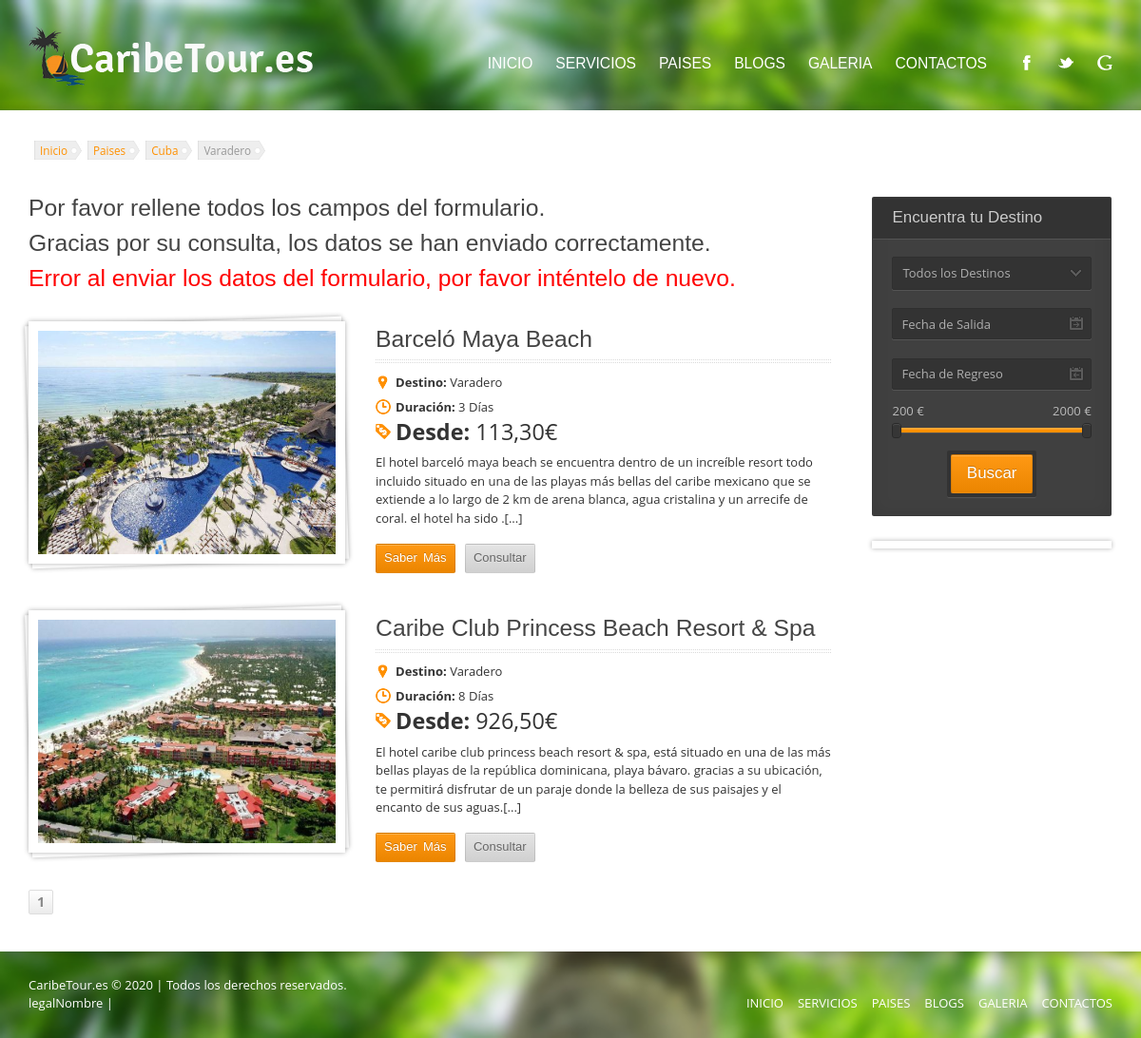
/paises/cuba/varadero, run on the app's committed database.
### tables this page shows
CREATE TABLE IF NOT EXISTS `categorias` (
  `idCategoria` int(11) NOT NULL AUTO_INCREMENT,
  `idCategoriaPadre` int(11) NOT NULL DEFAULT '0',
  `nombre` varchar(50) NOT NULL,
  `slug` varchar(50) NOT NULL,
  `descripcion` text,
  `idEstado` int(11) NOT NULL,
  `srcImagen` varchar(255) DEFAULT NULL,
  PRIMARY KEY (`idCategoria`)
);

CREATE TABLE IF NOT EXISTS `producto_fecha_ref` (
  `idProductoFechaRef` int(11) NOT NULL AUTO_INCREMENT,
  `idProducto` int(11) NOT NULL,
  `idFechaSalida` int(11) DEFAULT NULL,
  `idFechaVuelta` int(11) DEFAULT NULL,
  `precioProveedor` double DEFAULT NULL,
  `comision` int(11) DEFAULT NULL,
  PRIMARY KEY (`idProductoFechaRef`)
);

CREATE TABLE IF NOT EXISTS `productos` (
  `idProducto` int(11) NOT NULL AUTO_INCREMENT,
  `nombre` varchar(100) NOT NULL,
  `imagen` varchar(255) DEFAULT NULL,
  `descripcion` text,
  `slug` varchar(100) DEFAULT NULL,
  `itinerario` text,
  `incluye` text,
  `metaDescripcion` text,
  `metaKeyWords` varchar(255) DEFAULT NULL,
  `idCategoria` int(11) NOT NULL,
  `idTipo` int(11) NOT NULL,
  `idEstado` int(11) NOT NULL,
  `idProveedor` int(11) NOT NULL,
  `stock` int(11) DEFAULT NULL,
  `esOferta` tinyint(4) DEFAULT '0',
  `fechaAlta` timestamp NOT NULL DEFAULT CURRENT_TIMESTAMP,
  `fechaUpdate` timestamp NULL DEFAULT NULL ON UPDATE CURRENT_TIMESTAMP,
  PRIMARY KEY (`idProducto`)
);

### vista/frontend/categoria-hija.php (the view, shortened to what the rows shown need)
<?php
require_once "../../AutoLoader/autoLoader.php";
$slugCat = $_GET['slugCat'] ?? "";
$slugCatPadre = $categoria = $catPadre = null;
$mostrarProductos = [];
$productoC = new ProductoController;
$categoriaC = new CategoriaController;
if  (
    isset($slugCat) and
    $slugCat != "" and
    $categoria = $categoriaC->getCategoriaBySlug($slugCat)
    ){
    $catPadre = $categoria->getCategoriaPadre();
    $slugCatPadre = $catPadre->getSlug();
    $idCategoria = $categoria->getIdCategoria();
    $filtros = [
        ['idCategoria', $idCategoria],
        ['fsalida', date('Y-m-d'), '>=']
    ];
    $ordenados = [['idCategoriaPadre'],['precioProveedor']];
    $limitar = [];
    $agrupar = ['idProducto'];
    $categoriaList = $productoC->getProductoFechaRefPDO($filtros, $ordenados, $limitar, $agrupar);
    $productoTotales = count($categoriaList);
    $mostrarItems = 4;
    $pag = $_GET['pag'] ?? 1;
    $pagTotal = ceil($productoTotales / $mostrarItems);
    $pagActual = ($pag < 1 OR $pag > $pagTotal) ? 1 : $pag;
    $mostrarDesde = ($pagActual - 1) * $mostrarItems;
    $mostrarProductos = array_slice($categoriaList, $mostrarDesde, $mostrarItems);
}
?>
<!DOCTYPE html>
<html lang="es-ES">
    <head>
        <link rel='stylesheet' id='colorbox-css'  href='<?=PATHFRONTEND ?>css/colorbox.css?ver=3.7.1' type='text/css' media='all' />
        <link rel='stylesheet' id='jquery-ui-datepicker-css'  href='<?=PATHFRONTEND ?>css/datepicker.css?ver=3.7.1' type='text/css' media='all' />
        <link rel='stylesheet' id='general-css'  href='<?=PATHFRONTEND ?>css/style.css?ver=3.7.1' type='text/css' media='all' />
    </head>
    <body class="home page page-id-96 page-template-default">
        <div class="container site-container">
            <section class="container site-content">
                <div class="miga" id="breadcrumb">
                    <div class="breadcrumb">
                        <a hreflang="es" type="text/html" charset="iso-8859-1" href="inicio" rel="tag" title="Inicio">Inicio</a>
                    </div>
                    <div class="breadcrumb">
                        <a hreflang="es" type="text/html" charset="iso-8859-1" href="paises" rel="tag" title="Paises">Paises</a>
                    </div>
                    <div class="breadcrumb">
                        <a hreflang="es" type="text/html" charset="iso-8859-1" href="paises/<?= $slugCatPadre ?>" rel="tag" title="<?= $catPadre ?>"><?= $catPadre ?></a>
                    </div>
                    <div class="breadcrumb">
                        <?= $categoria ?>
                    </div>
                </div>
                <div class="row">
                    <div class="column ninecol">
			<?php echo "<h1>Por favor rellene todos los campos del formulario.</h1><br>";?>
                        <?php echo "<h1>Gracias por su consulta, los datos se han enviado correctamente.</h1><br>"; ?>
                        <?php echo "<h1 style='color:red'>Error al enviar los datos del formulario, por favor int&eacute;ntelo de nuevo.</h1><br>"; ?>
                        <div class="items-list clearfix">
                            <?php
                            foreach ($mostrarProductos as $utilProducto){
                                $producto = $productoC->getProductoById($utilProducto->getIdProducto());
                                $precioMasBajo = $producto->getPrecioMasBajo();
                                $fsalida = new DateTime($utilProducto->getFsalida());
                                $fvuelta = new DateTime($utilProducto->getFvuelta());
                                $duracion = $fsalida->diff($fvuelta);
                            ?>
                            <div class="full-tour clearfix">
                                <div class="fivecol column">
                                    <div class="content-slider-container tour-slider-container">
                                        <div class="featured-image">
                                            <a hreflang="es" type="text/html" charset="iso-8859-1" href="paises/<?=$catPadre->getSlug() ?>/<?=$categoria->getSlug() ?>/<?=$producto->getSlug() ?>">
                                                <img width="550" height="413" src="<?php echo PATHFRONTEND."img/{$producto->getImagen()}"; ?>" class="attachment-extended wp-post-image" alt="<?=$producto->getNombre() ?>" title="<?=$producto->getNombre() ?>" />
                                            </a>
                                        </div>
                                    </div>
                                </div>
                                <div class="sevencol column last">
                                    <div class="section-title">
                                        <h1>
                                            <a hreflang="es" type="text/html" charset="iso-8859-1" href="paises/<?=$catPadre->getSlug() ?>/<?=$categoria->getSlug() ?>/<?=$producto->getSlug() ?>" title="<?=$producto->getNombre() ?>"><?=$producto->getNombre() ?></a>
                                        </h1>
                                    </div>
                                    <ul class="tour-meta">
                                        <li>
                                            <div class="colored-icon icon-2"></div>
                                            <strong>Destino:</strong>
                                            <a hreflang="es" type="text/html" charset="iso-8859-1" href="paises/<?=$catPadre->getSlug() ?>/<?=$categoria->getSlug() ?>" title="Ver todos los destinos de <?=$catPadre ?>" rel="tag">
                                                <?=$categoria->getNombre() ?>
                                            </a>
                                        </li>
                                        <li>
                                            <div class="colored-icon icon-1">
                                            </div>
                                            <strong>Duraci&oacute;n:</strong> <?= $duracion->format('%d'); ?> D&iacute;as
                                        </li>
                                        <li style="font-size:1.8em;">
                                            <div class="colored-icon icon-3"><span></span></div>
                                            <strong>Desde:</strong> <?= $precioMasBajo ?>&euro;
                                        </li>
                                    </ul>
                                    <p><?= substr($producto->getDescripcion(),0,261); ?>.[...]</p>
                                    <footer class="tour-footer">
                                        <a hreflang="es" type="text/html" charset="iso-8859-1" href="paises/<?=$catPadre->getSlug() ?>/<?=$categoria->getSlug() ?>/<?=$producto->getSlug() ?>" class="button small" title="Saber m&aacute;s sobre <?=$producto->getNombre() ?>">
                                            <span>Saber M&aacute;s</span>
                                        </a>
                                        <a href="#question-form" data-id="<?=$producto->getNombre() ?>" data-title="<?=$producto->getNombre() ?>" class="button grey small colorbox inline" title="Hacer una consulta">
                                            <span>Consultar</span>
                                        </a>
                                    </footer>
                                </div>
                            </div>
                            <?php } ?>
                        </div>
                    </div>
                </div>
            </section>
        </div>
    </body>
</html>

### data on the page
categorias: nombre "Cuba"
categorias: nombre "Varadero"
producto_fecha_ref: idProducto.imagen (picture), idProducto.nombre "Barceló Maya Beach", format "3", precioMasBajo "113,30", idProducto.descripcion "El hotel barceló maya beach se encuentra dentro de un increíble resort todo incluido situado en una de las playas más bellas del caribe mexicano que se extiende a lo largo de 2 km de arena blanca, agua cristalina y un arrecife de coral. el hotel ha sido"
producto_fecha_ref: idProducto.imagen (picture), idProducto.nombre "Caribe Club Princess Beach Resort & Spa", format "8", precioMasBajo "926,50", idProducto.descripcion "El hotel caribe club princess beach resort & spa, está situado en una de las más bellas playas de la república dominicana, playa bávaro. gracias a su ubicación, te permitirá disfrutar de un paraje donde la belleza de sus paisajes y el encanto de sus aguas"
